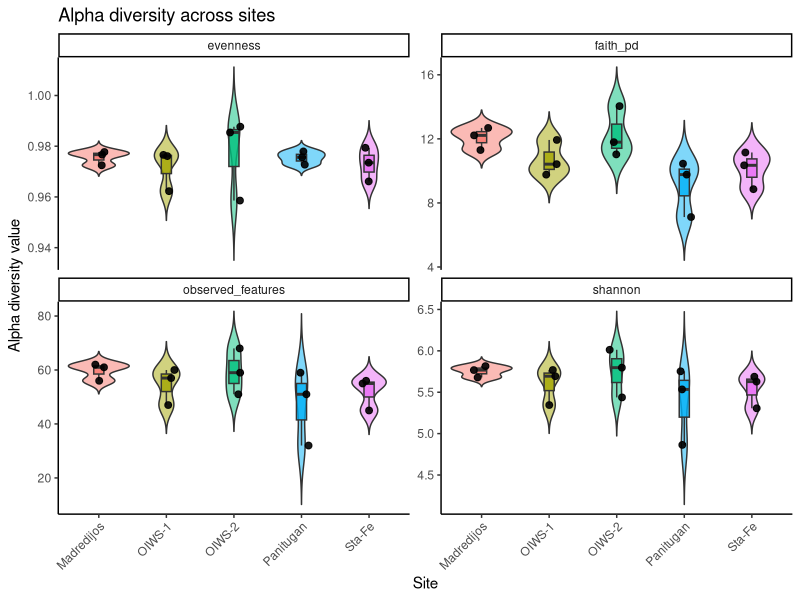
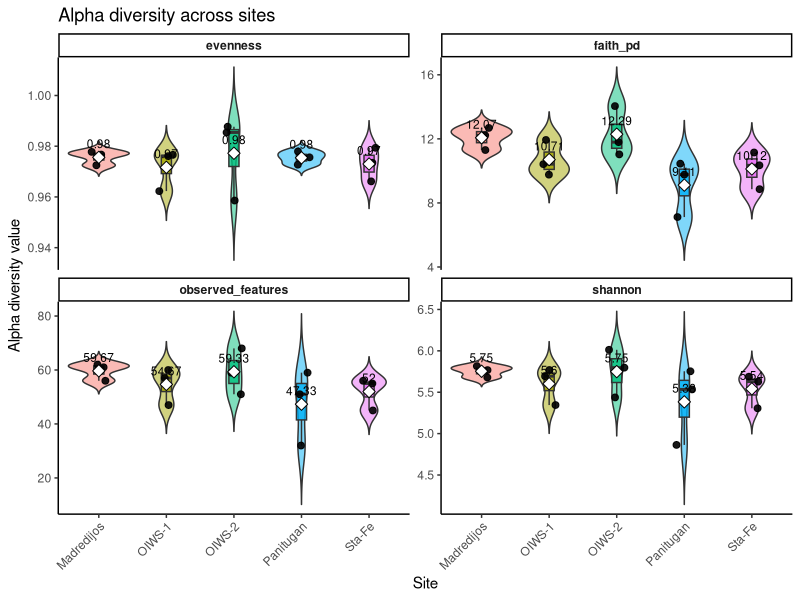
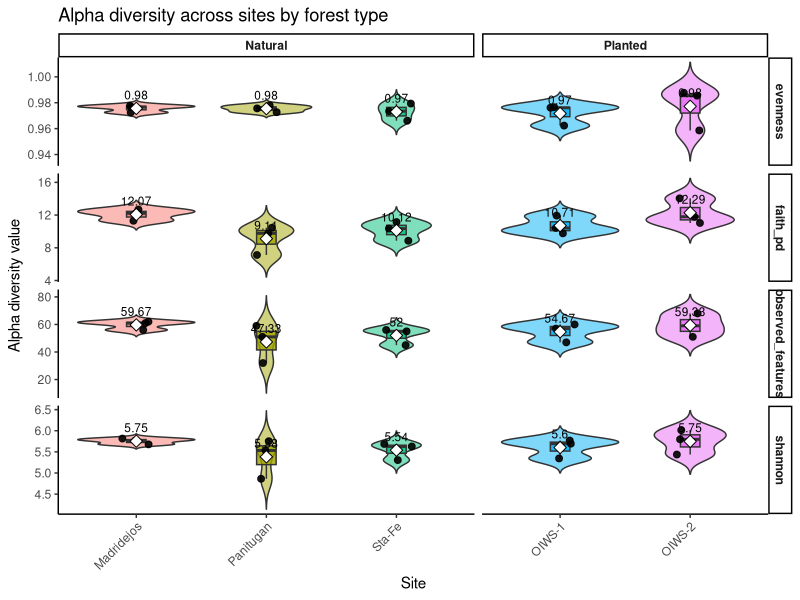
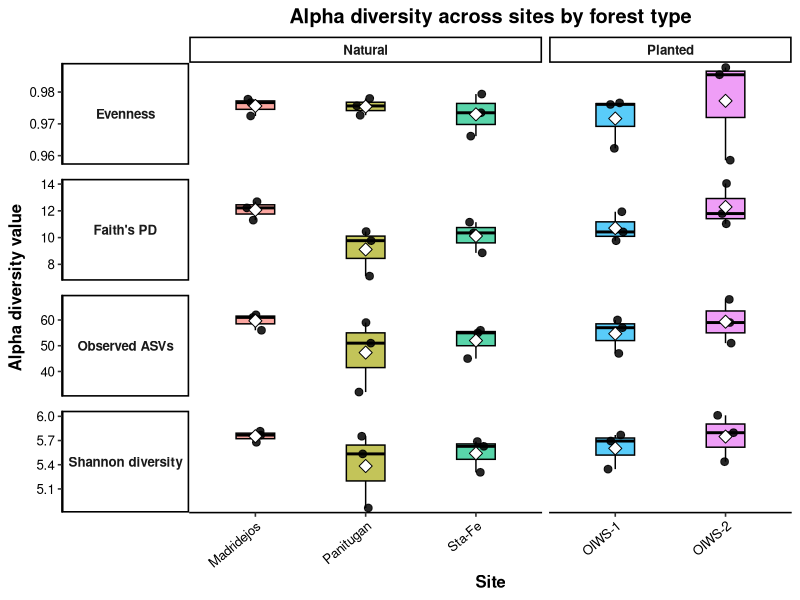

Write R code to recreate these figures, in order.
# Alpha diversity
####################
# Libraries#
library(tidyr)
library(dplyr)
library(tidyverse)
library(forcats)
###############################
# Read metadata
meta <- read.table(
  "usc-sediment-metadata.tsv",
  header = TRUE,
  row.names = 1,
  sep = "\t",
  check.names = FALSE,
  comment.char = "",
  quote = ""
)

#Loading the alpha diversity indices generated by QIIME2
#shannon
shannon <- read.table(
  "alpha-diversity-shannon.tsv",
  header = TRUE,
  row.names = 1,
  sep = "\t",
  check.names = FALSE
)

head(shannon) #checking the column name
colnames(shannon) <- "shannon" #changing it to shannon 

#observed features
observed <- read.table(
  "alpha-diversity-obsv-features.tsv",
  header = TRUE,
  row.names = 1,
  sep = "\t",
  check.names = FALSE
)

head(observed) #no need to change column name


#Pielou's Evenness
evenness <- read.table(
  "alpha-diversity-evenness.tsv",
  header = TRUE,
  row.names = 1,
  sep = "\t",
  check.names = FALSE
)

head(evenness)
colnames(evenness) <- "evenness" #changing it to evenness

#Faith's POD
faith <- read.table(
  "alpha-diversity-faith.tsv",
  header = TRUE,
  row.names = 1,
  sep = "\t",
  check.names = FALSE
)

head(faith) #not changing the column name

#make a dataframe of all the alpha indices merged with the metadata
#since we have consistent sample IDs, we can use inner join to retain samples that are common across all the indices 

alpha_list <- list(
  shannon = shannon,
  observed_features = observed,
  evenness = evenness,
  faith_pd = faith
)

alpha_list_clean <- imap(alpha_list, function(df, metric_name) {
  df %>%
    rownames_to_column("sample_id") %>%
    rename(value = 2) %>%
    rename(!!metric_name := value)
})

alpha_combined <- reduce(alpha_list_clean, inner_join, by = "sample_id")

alpha_metadata <- meta %>%
  rownames_to_column("sample_id") %>%
  inner_join(alpha_combined, by = "sample_id")

head(alpha_metadata)

#check if there were any metadata columns that got dropped
setdiff(rownames(meta), alpha_metadata$sample_id)


#convert to long form for plotting
alpha_long <- alpha_metadata %>%
  pivot_longer(
    cols = c(shannon, observed_features, evenness, faith_pd),
    names_to = "metric",
    values_to = "value"
  )

#Plotting the alphas
ggplot(alpha_long, aes(x = site, y = value, fill = site)) +
  geom_violin(trim = FALSE, alpha = 0.5) +
  geom_boxplot(width = 0.15, outlier.shape = NA, alpha = 0.8) +
  geom_jitter(width = 0.12, size = 2, alpha = 0.9) +
  facet_wrap(~ metric, scales = "free_y") +
  theme_classic() +
  theme(
    axis.text.x = element_text(angle = 45, hjust = 1),
    legend.position = "none"
  ) +
  labs(
    x = "Site",
    y = "Alpha diversity value",
    title = "Alpha diversity across sites"
  )

#Kruskal-wallis tests
alpha_kruskal_site <- alpha_long %>%
  group_by(metric) %>%
  summarise(
    statistic = kruskal.test(value ~ site)$statistic,
    df = kruskal.test(value ~ site)$parameter,
    p_value = kruskal.test(value ~ site)$p.value,
    .groups = "drop"
  ) %>%
  mutate(p_adj = p.adjust(p_value, method = "BH"))

alpha_kruskal_site

#alpha diversity metrics across sites were not signifnicant 

ggplot(alpha_long, aes(x = site, y = value, fill = site)) +
  geom_violin(trim = FALSE, alpha = 0.5) +
  geom_boxplot(width = 0.15, outlier.shape = NA, alpha = 0.8) +
  geom_jitter(width = 0.12, size = 2, alpha = 0.9) +
  stat_summary(
    fun = mean,
    geom = "point",
    shape = 23,
    size = 3,
    fill = "white"
  ) +
  stat_summary(
    fun = mean,
    geom = "text",
    aes(label = round(after_stat(y), 2)),
    vjust = -1,
    size = 3
  ) +
  facet_wrap(~ metric, scales = "free_y") +
  theme_classic() +
  theme(
    axis.text.x = element_text(angle = 45, hjust = 1),
    legend.position = "none",
    strip.text = element_text(face = "bold")
  ) +
  labs(
    x = "Site",
    y = "Alpha diversity value",
    title = "Alpha diversity across sites"
  )



#######################

#had to correct spelling of a site
alpha_long <- alpha_long %>%
  mutate(
    site = recode(site,
                  "Madredijos" = "Madridejos")
  )

site_order <- c("Madridejos", "Panitugan", "Sta-Fe", "OIWS-1", "OIWS-2")

alpha_long2 <- alpha_long %>%
  mutate(
    forest_type = case_when(
      site %in% c("Madridejos", "Panitugan", "Sta-Fe") ~ "Natural",
      site %in% c("OIWS-1", "OIWS-2") ~ "Planted",
      TRUE ~ NA_character_
    ),
    forest_type = factor(forest_type, levels = c("Natural", "Planted")),
    site = factor(site, levels = site_order)
  )

ggplot(alpha_long2, aes(x = site, y = value, fill = site)) +
  geom_violin(trim = FALSE, alpha = 0.5) +
  geom_boxplot(width = 0.15, outlier.shape = NA, alpha = 0.8) +
  geom_jitter(width = 0.12, size = 2, alpha = 0.9) +
  stat_summary(
    fun = mean,
    geom = "point",
    shape = 23,
    size = 3,
    fill = "white"
  ) +
  stat_summary(
    fun = mean,
    geom = "text",
    aes(label = round(after_stat(y), 2)),
    vjust = -1,
    size = 3
  ) +
  facet_grid(
    metric ~ forest_type,
    scales = "free",
    space = "free_x"
  ) +
  theme_classic() +
  theme(
    axis.text.x = element_text(angle = 45, hjust = 1),
    legend.position = "none",
    strip.text = element_text(face = "bold"),
    strip.background = element_rect(fill = "white", color = "black")
  ) +
  labs(
    x = "Site",
    y = "Alpha diversity value",
    title = "Alpha diversity across sites by forest type"
  )


##################

alpha_long2 <- alpha_long %>%
  mutate(
    site = recode(site,
                  "Madredijos" = "Madridejos"),
    
    forest_type = case_when(
      site %in% c("Madridejos", "Panitugan", "Sta-Fe") ~ "Natural",
      site %in% c("OIWS-1", "OIWS-2") ~ "Planted",
      TRUE ~ NA_character_
    ),
    
    forest_type = factor(forest_type, levels = c("Natural", "Planted")),
    site = factor(site, levels = c("Madridejos", "Panitugan", "Sta-Fe", "OIWS-1", "OIWS-2")),
    
    metric = recode(metric,
                    "shannon" = "Shannon diversity",
                    "observed_features" = "Observed ASVs",
                    "faith_pd" = "Faith's PD",
                    "evenness" = "Evenness")
  )


alpha_long2 <- alpha_long2 %>%
  filter(metric != "observed_features")



ggplot(alpha_long2, aes(x = site, y = value, fill = site)) +
  geom_boxplot(
    width = 0.35,
    alpha = 0.65,
    outlier.shape = NA,
    color = "black"
  ) +
  geom_jitter(
    width = 0.08,
    size = 2.3,
    alpha = 0.85,
    color = "black"
  ) +
  stat_summary(
    fun = mean,
    geom = "point",
    shape = 23,
    size = 3.2,
    fill = "white",
    color = "black"
  ) +
  facet_grid(
    metric ~ forest_type,
    scales = "free",
    space = "free_x",
    switch = "y"
  ) +
  theme_classic(base_size = 12) +
  theme(
    axis.text.x = element_text(angle = 40, hjust = 1, color = "black"),
    axis.text.y = element_text(color = "black"),
    axis.title = element_text(face = "bold"),
    plot.title = element_text(face = "bold", hjust = 0.5),
    legend.position = "none",
    strip.text = element_text(face = "bold"),
    strip.text.y.left = element_text(angle = 0),
    strip.background = element_rect(fill = "white", color = "black"),
    panel.spacing.x = unit(0.35, "lines"),
    panel.spacing.y = unit(0.7, "lines")
  ) +
  labs(
    x = "Site",
    y = "Alpha diversity value",
    title = "Alpha diversity across sites by forest type"
  )
